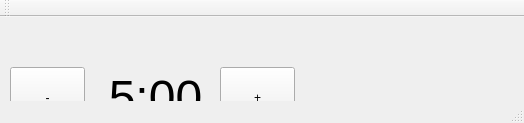
<?xml version="1.0" encoding="UTF-8"?>
<ui version="4.0">
 <class>MainWindow</class>
 <widget class="QMainWindow" name="MainWindow">
  <property name="enabled">
   <bool>true</bool>
  </property>
  <property name="geometry">
   <rect>
    <x>0</x>
    <y>0</y>
    <width>524</width>
    <height>123</height>
   </rect>
  </property>
  <property name="sizePolicy">
   <sizepolicy hsizetype="Fixed" vsizetype="Fixed">
    <horstretch>0</horstretch>
    <verstretch>0</verstretch>
   </sizepolicy>
  </property>
  <property name="windowTitle">
   <string>MainWindow</string>
  </property>
  <widget class="QWidget" name="centralWidget">
   <property name="sizePolicy">
    <sizepolicy hsizetype="Expanding" vsizetype="Expanding">
     <horstretch>0</horstretch>
     <verstretch>0</verstretch>
    </sizepolicy>
   </property>
   <widget class="QLabel" name="clock">
    <property name="geometry">
     <rect>
      <x>50</x>
      <y>30</y>
      <width>211</width>
      <height>101</height>
     </rect>
    </property>
    <property name="sizePolicy">
     <sizepolicy hsizetype="Fixed" vsizetype="Fixed">
      <horstretch>0</horstretch>
      <verstretch>0</verstretch>
     </sizepolicy>
    </property>
    <property name="font">
     <font>
      <pointsize>36</pointsize>
     </font>
    </property>
    <property name="text">
     <string>5:00</string>
    </property>
    <property name="alignment">
     <set>Qt::AlignCenter</set>
    </property>
   </widget>
   <widget class="QPushButton" name="startButton">
    <property name="geometry">
     <rect>
      <x>310</x>
      <y>180</y>
      <width>75</width>
      <height>41</height>
     </rect>
    </property>
    <property name="text">
     <string>Start
</string>
    </property>
   </widget>
   <widget class="QPushButton" name="stopButton">
    <property name="geometry">
     <rect>
      <x>170</x>
      <y>140</y>
      <width>71</width>
      <height>41</height>
     </rect>
    </property>
    <property name="text">
     <string>Stop</string>
    </property>
   </widget>
   <widget class="QPushButton" name="increaseTimerButton">
    <property name="geometry">
     <rect>
      <x>220</x>
      <y>50</y>
      <width>75</width>
      <height>61</height>
     </rect>
    </property>
    <property name="text">
     <string>+</string>
    </property>
   </widget>
   <widget class="QPushButton" name="decreaseTimerButton">
    <property name="geometry">
     <rect>
      <x>10</x>
      <y>50</y>
      <width>75</width>
      <height>61</height>
     </rect>
    </property>
    <property name="text">
     <string>-</string>
    </property>
   </widget>
  </widget>
  <widget class="QToolBar" name="mainToolBar">
   <attribute name="toolBarArea">
    <enum>TopToolBarArea</enum>
   </attribute>
   <attribute name="toolBarBreak">
    <bool>false</bool>
   </attribute>
  </widget>
  <widget class="QStatusBar" name="statusBar"/>
 </widget>
 <layoutdefault spacing="6" margin="11"/>
 <resources/>
 <connections/>
</ui>
